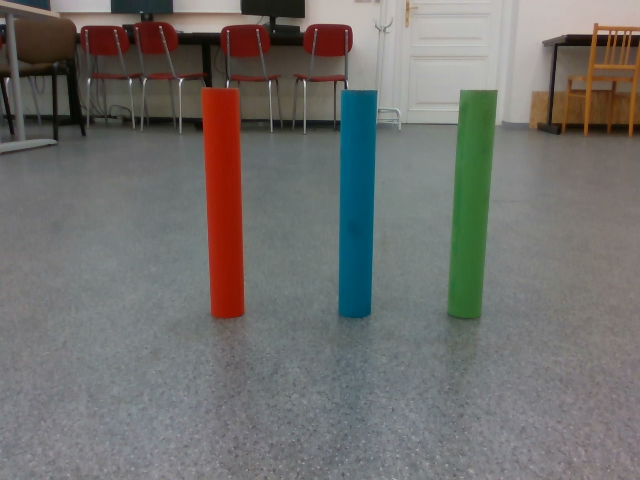
#> input picture src/scripts/camera/shoot1/0.png, 640 x 480 px; its folder holds 4 pictures in this run
$ python detection.py
#> lines starting #> are read from the running program, lines starting #| are printed output that depends on the picture; after the words box and inside, x2 and y2 are one past the last pixel; in counts of white or black regions, pixels touching at a corner belong together
### src/scripts/classes.py
import numpy as np
import cv2 as cv
import matplotlib
import matplotlib.pyplot as plt
from matplotlib.patches import Rectangle
from matplotlib.colors import ListedColormap

# just to get rid of annoying warnings
matplotlib.use('TkAgg')


class Map:
    def __init__(self, image, dimensions, resolution):
        self.image = image
        self.dimensions = dimensions
        self.resolution = resolution
        self.garage = None
        self.gate = None
        self.obstacles = []
        self.robot = None
        self.world_map = np.zeros((int(dimensions[1] / resolution), int(dimensions[0] / resolution)), np.uint8)

    def set_garage(self, garage):
        self.garage = garage

    def set_gate(self, gate):
        self.gate = gate

    def set_robot(self, robot):
        self.robot = robot

    def add_obstacle(self, obstacle):
        self.obstacles.append(obstacle)

    def get_obstacles(self):
        return self.obstacles

    def get_gate(self):
        return self.gate

    def get_image(self):
        return self.image

    # [107 lines left out: functions fill_world_map, plot_examples, visualize, not called in this run]


class Obstacle:
    def __init__(self, radius, height, color, contour, world_coordinates=None):
        self.radius = radius
        self.height = height
        self.color = color
        self.contour = contour
        self.world_coordinates = world_coordinates

    def set_world_coordinates(self, world_coordinates):
        self.world_coordinates = world_coordinates

    def get_contour(self):
        return self.contour


class Garage:
    # [8 lines left out: function __init__, not called in this run]

    def set_orientation(self, orientation):
        self.orientation = orientation

    def set_world_coordinates(self, world_coordinates):
        self.world_coordinates = world_coordinates


class Gate:
    # [10 lines left out: function __init__, not called in this run]

    def set_orientation(self, orientation):
        self.orientation = orientation

    def set_world_coordinates(self, world_coordinates):
        self.world_coordinates = world_coordinates

    def get_num_slopes(self):
        return self.num_slopes


class Robot:
    # [5 lines left out: function __init__, not called in this run]

    def set_world_coordinates(self, world_coordinates):
        self.world_coordinates = world_coordinates


# [48 lines that do not run on import are left out]

### src/scripts/detection.py
import numpy as np
import cv2 as cv
import yaml

from classes import Map, Obstacle, Garage, Gate


def find_bounding_rects(img: np.ndarray, contours: list, min_area: int) -> list:
    """
    Find the smallest bounding rectangles of the contours.
    :param img: The image to draw bounding boxes on.
    :param contours: The contours to process.
    :param min_area: The minimum required area of the contour.
    :return: A list of the bounding rectangles.
    """
    bounding_rects = []
    for cnt in contours:
        if cv.contourArea(cnt) < min_area:
            continue
        rect = cv.minAreaRect(cnt)
        bounding_rects.append(rect)
        box = cv.boxPoints(rect)
        box = np.int0(box)
        cv.drawContours(img, [box], 0, (0, 0, 255), 1)
    return bounding_rects


def extract_info_from_image(map: Map, detection_cfg: dict, objects_cfg: dict) -> None:
    """
    Find objects of interest in the image, create objects for them, fill it with extracted data and add to the map.
    :param img: The image to process.
    :param map: The map object.
    :param detection_cfg: The detection config.
    :param objects_cfg: The objects config.
    :return: None
    """
    # Convert to HSV
    img = map.get_image()
    hsv = cv.cvtColor(img, cv.COLOR_BGR2HSV)

    for color in detection_cfg['colors'].values():
        # Threshold the HSV image to get only the selected color
        lower = np.array(color['lower'])
        upper = np.array(color['upper'])
        mask = cv.inRange(hsv, lower, upper)
        output = cv.bitwise_and(img, img, mask=mask)

        # Get rid of noise
        kernel = np.ones((5, 5), np.uint8)
        output = cv.morphologyEx(output, cv.MORPH_OPEN, kernel)

        # Make the image binary
        output = cv.cvtColor(output, cv.COLOR_BGR2GRAY)

        # Find contours
        contours, _ = cv.findContours(output, cv.RETR_TREE, cv.CHAIN_APPROX_SIMPLE)

        # Draw contours
        copy_img = img.copy()
        cv.drawContours(copy_img, contours, -1, (0, 255, 0), 1)

        # Get the smallest rectangle that contains the contour (not for the garage)
        bounding_rects = None
        if color['tag'] != objects_cfg['garage']['color']:
            bounding_rects = find_bounding_rects(copy_img, contours, detection_cfg['min_detected_area'])

        # Process what has been found
        if color['tag'] in objects_cfg['obstacle']['color']:
            # Obstacles
            set_up_obstacles(bounding_rects, map, color['tag'], objects_cfg)
        elif color['tag'] == objects_cfg['gate']['color']:
            # Gate
            set_up_gate(bounding_rects, map, objects_cfg)
        elif color['tag'] == objects_cfg['garage']['color']:
            # Garage
            set_up_garage(contours, map, objects_cfg)
        else:
            # Unknown
            print('ERROR: Unknown color')
            exit(-1)

        # Visualize the result
        output = cv.cvtColor(output, cv.COLOR_GRAY2BGR)
        final = np.concatenate((copy_img, output), axis=1)
        cv.imshow(color['tag'], final)
        cv.waitKey(0)


def set_up_garage(contours: list, map: Map, objects_cfg: dict) -> None:
    """
    Create Garage object for the found garage of certain color and add it to the map.
    :param contours: The contours of the garage.
    :param map: The map object.
    :param objects_cfg: The 'objects config'.
    :return: None
    """
    # Find a contour with the biggest area
    biggest_contour = None
    biggest_area = 0
    for cnt in contours:
        area = cv.contourArea(cnt)
        if area > biggest_area and area > 2000:
            biggest_area = area
            biggest_contour = cnt

    # Garage not found
    if biggest_contour is None:
        return

    # Create the garage object
    cf_garage = objects_cfg['garage']
    garage = Garage(cf_garage['length'], cf_garage['width'], cf_garage['height'], cf_garage['color'], biggest_contour)

    # Add the garage to the map
    map.set_garage(garage)


def set_up_gate(contours: list, map: Map, objects_cfg: dict) -> None:
    """
    Create Gate object for the found gate of certain color and add it to the map.
    :param contours: The contours (in this case simplified by the bounding box of the actual contour) of slopes
                    of the gate.
    :param map: The map object.
    :param objects_cfg: The 'objects config'.
    :return: None
    """
    if len(contours) > 2:
        # Make number of contours equal to 2 (the gate has 2 slopes) by removing what?
        # TODO: Think it through
        pass
    elif len(contours) == 0:
        return
    # We have found at least one slope of the gate
    cf_gate = objects_cfg['gate']
    gate = Gate(cf_gate['slopes_width'], cf_gate['slopes_height'], cf_gate['color'], contours, cf_gate['slopes_distance'])
    map.set_gate(gate)


def set_up_obstacles(contours: list, map: Map, color: str, objects_cfg: dict) -> None:
    """
    Create Obstacle objects for the found obstacles of certain color and add them to the map.
    :param contours: The contours (in this case simplified by the bounding box of the actual contour) of the obstacles.
    :param map: The map object.
    :param objects_cfg: The 'objects config'.
    :return: None
    """
    for contour in contours:
        # Create the obstacle object
        cf_obstacle = objects_cfg['obstacle']
        obstacle = Obstacle(cf_obstacle['radius'], cf_obstacle['height'], color, contour)
        # Add the obstacle to the map
        map.add_obstacle(obstacle)


def calculate_image_to_world_transformations(map: Map) -> None:
    """
    Calculate the transformations from image to world coordinates and vice versa.
    :return: None
    """
    # Calculate real world coordinates (relative to the robot):
    #   - obstacles:
    calculate_obstacles_world_coordinates(map)
    #   - gate:
    calculate_gate_orientation(map)


def calculate_gate_orientation(map: Map) -> None:
    """
    Calculate the orientation of the gate.
    :param map: The map object.
    :return: None
    """
    gate = map.get_gate()
    img = map.get_image()

    if gate is None or gate.get_num_slopes() != 2:
        return

    # Get the lowest points of the slopes
    x1, y1 = calculate_lowest_point_of_rect(gate.contours[0])
    x2, y2 = calculate_lowest_point_of_rect(gate.contours[1])

    # Calculate center of the gate
    center = (int((x1 + x2) / 2), int((y1 + y2) / 2))

    # Calculate the angle between the gate and the horizontal axis
    angle = np.arctan2(y1 - y2, x1 - x2)

    # Draw the lowest points and the center
    cv.circle(img, (x1, y1), 5, (0, 0, 255), -1)
    cv.circle(img, (x2, y2), 5, (0, 0, 255), -1)
    cv.circle(img, center, 5, (255, 0, 0), -1)

    # Draw a connecting line between the lowest points
    cv.line(img, (x1, y1), (x2, y2), (0, 255, 0), 2)

    # Draw a perpendicular vector to the gate
    cv.line(img, center, (int(center[0] + 100 * np.cos(angle + np.pi / 2)),
                          int(center[1] + 100 * np.sin(angle + np.pi / 2))), (0, 255, 0), 2)

    # Draw a parallel vector to the x axis in the center of the gate
    cv.line(img, center, (int(center[0] + 100),
                          int(center[1])), (255, 0, 0), 2)

    # Show the result
    cv.imshow('Gate', img)

    print("ANGLE (DEG): ", angle * 180 / np.pi)
    map.get_gate().set_orientation(angle)


def calculate_lowest_point_of_rect(rect: tuple) -> tuple:
    """
    Calculate the lowest point of the rectangle.
    :param rect: The rectangle.
    :return: The lowest point of the rectangle.
    """
    # Get corners of the rectangle
    corners = cv.boxPoints(rect)
    corners = np.int0(corners)

    # Get the lowest point of the corners
    lowest_point = corners[0]
    for point in corners:
        if point[1] > lowest_point[1]:
            lowest_point = point

    return lowest_point


def calculate_obstacles_world_coordinates(map: Map) -> None:
    """
    Calculate the real world coordinates of the obstacles.
    :param map: The map object.
    :return: None
    """
    obstacles = map.get_obstacles()

    for obstacle in obstacles:
        pass


def process_image(img: np.ndarray) -> Map:
    """
    Process the image and show the result.
    :param img: The image to process.
    :return: None
    """
    # Load configs
    detection_cfg = yaml.safe_load(open('conf/detection.yaml', 'r'))
    objects_cfg = yaml.safe_load(open('conf/objects.yaml', 'r'))

    # Create the map object
    map = Map(img, detection_cfg['map']['dimensions'], detection_cfg['map']['resolution'])

    # Find objects of interest
    extract_info_from_image(map, detection_cfg, objects_cfg)

    # Calculate dependencies between image objects and real world objects
    calculate_image_to_world_transformations(map)


if __name__ == '__main__':
    for i in range(16):
        if i == 3:
            continue
        img = cv.imread(f'camera/shoot1/{i}.png')
#> img is the input picture: shape (480, 640, 3); mean B, G, R 108.7, 111.7, 112.7
        process_image(img)
#> in extract_info_from_image, `hsv = cv.cvtColor(img, cv.COLOR_BGR2HSV)`: hsv: shape (480, 640, 3); mean H, S, V 66.5, 41.6, 120.2
#> the loop in extract_info_from_image, `for color in detection_cfg['colors'].values():` made 5 passes
#> pass 1, in extract_info_from_image, `mask = cv.inRange(hsv, lower, upper)`:
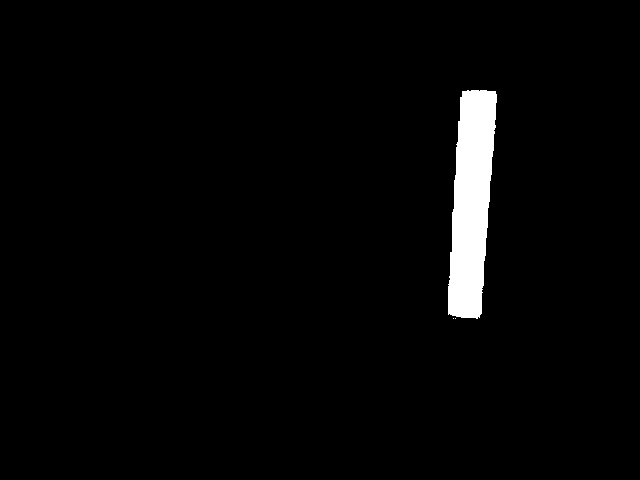
#> mask: shape (480, 640); 2.6% white; 3 white regions (2 under 20 px), largest, box (x1, y1, x2, y2) and area: (448, 90, 497, 319) 8034
#> pass 1, in extract_info_from_image, `output = cv.bitwise_and(img, img, mask=mask)`:
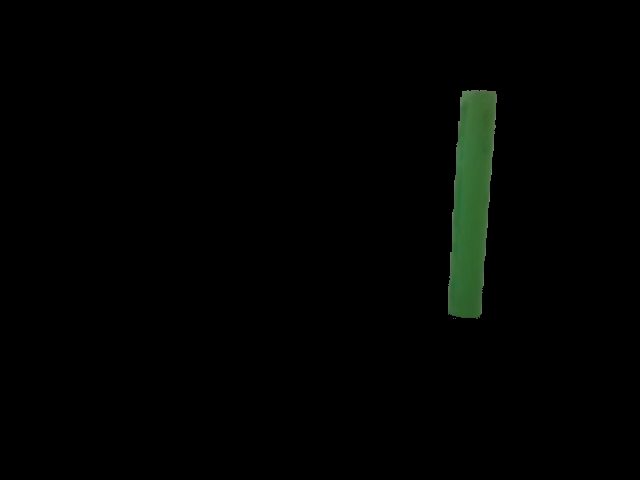
#> output: shape (480, 640, 3); mean B, G, R 1.5, 2.8, 1.5
#> pass 1, in extract_info_from_image, `output = cv.cvtColor(output, cv.COLOR_BGR2GRAY)`:
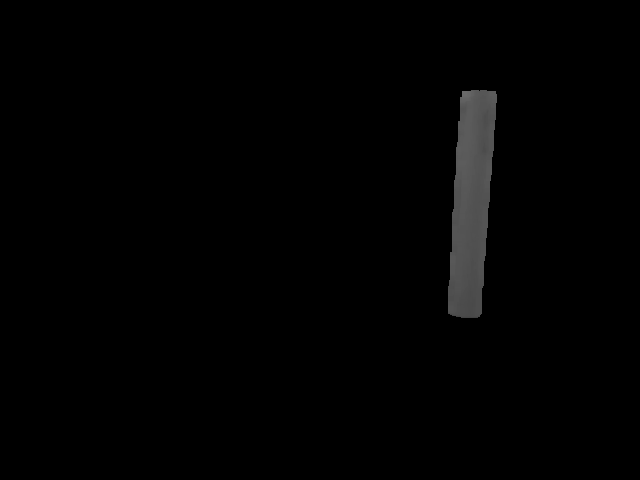
#> output: shape (480, 640); min 0, max 105, mean 2.2
#> after the loop in extract_info_from_image, `for color in detection_cfg['colors'].values():`: output: shape (480, 640, 3); every value is 0
        cv.waitKey(0)
        cv.destroyAllWindows()
#> pass 2 of the loop `for i in range(16):`:
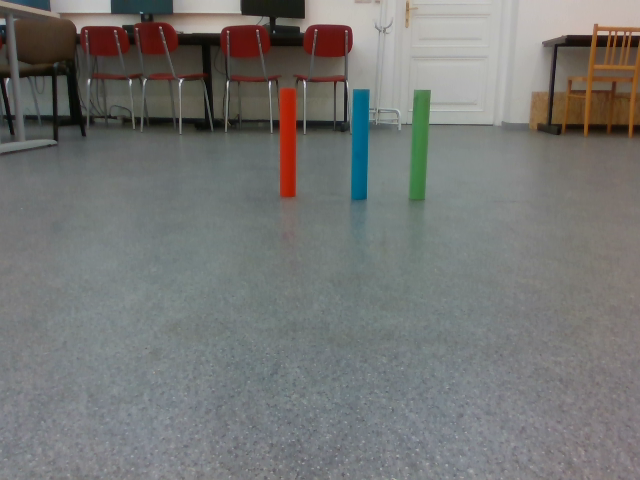
#> input picture src/scripts/camera/shoot1/1.png, 640 x 480 px
#> img is the input picture: shape (480, 640, 3); mean B, G, R 115.8, 117.9, 117.1
#> hsv: shape (480, 640, 3); mean H, S, V 69.6, 30, 123.1
#> the loop in extract_info_from_image (call 2), `for color in detection_cfg['colors'].values():` made 5 passes
#> pass 1, in extract_info_from_image (call 2), `mask = cv.inRange(hsv, lower, upper)`:
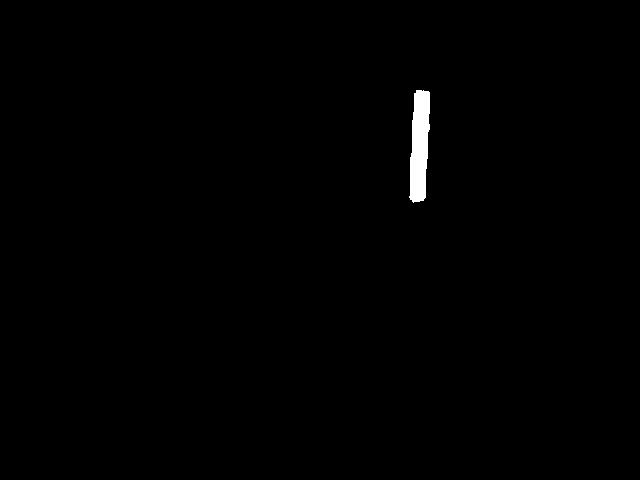
#> mask: shape (480, 640); 0.59% white; 1 white region, box (x1, y1, x2, y2) and area: (409, 90, 430, 203) 1804
#> (the run stopped early here; a loop or call above may not have finished)
